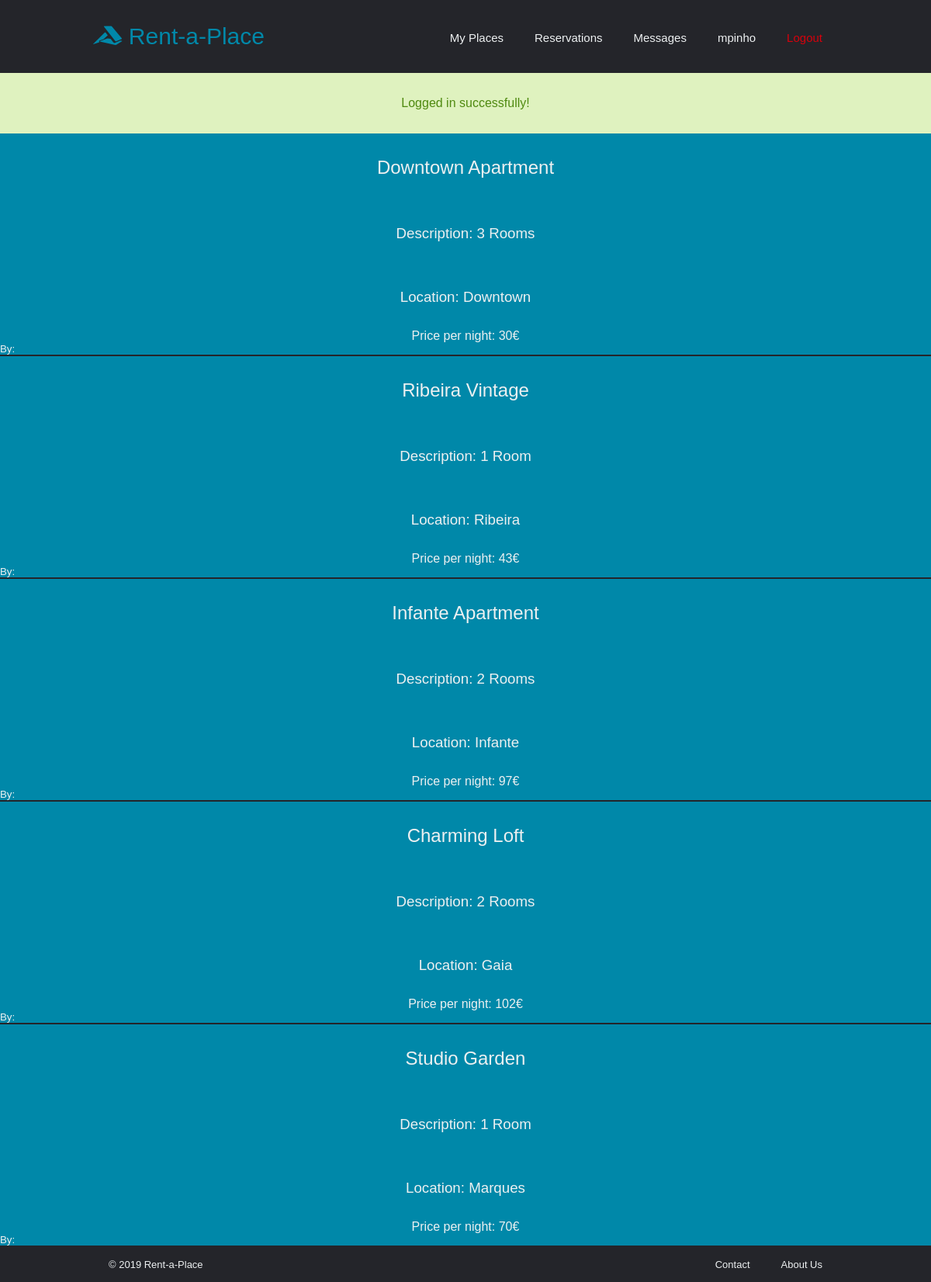
Screenshot of /pages/rental.php (signed in) with the database file from the repository.
### tables this page shows
CREATE TABLE Properties (id INTEGER PRIMARY KEY, ownerID INTEGER NOT NULL REFERENCES Owners (id) ON UPDATE CASCADE, price FLOAT NOT NULL, title VARCHAR NOT NULL, location VARCHAR NOT NULL, description VARCHAR NOT NULL, availabilityEnd DATE, availabilityStart DATE);

### pages/rental.php (called while the page is built, shortened)
<?php
  include_once('../templates/common/tpl_common.php');
  include_once('../templates/common/tpl_rental.php');
  include_once('../database/db_rental.php');
  $rentals = getAllProperties();
  draw_header($_SESSION['username']);
  draw_rentals($rentals);
  draw_footer();

### database/db_rental.php (called while the page is built, shortened)
<?php
   function getAllProperties()
   {
       $db = Database::instance()->db();
       $stmt = $db->prepare('SELECT * FROM Properties');
       $stmt->execute();
       return $stmt->fetchAll();
   }

### templates/common/tpl_rental.php (the view)
<?php function draw_rentals($rentals)
{
    ?>
  <section class="rentals">
  <?php
    foreach ($rentals as $rental) {
        draw_rental($rental);
    } ?>
  </section>
<?php
} ?>
<?php function draw_rental($rental)
    {
        ?>
<a href="property.php?id=<?=$rental['id']?> " class="rental">
<article>
  <header>
    <h2><?=$rental['title']?></h2>
  </header>
  <main>
    <h3>Description: <?=$rental['description']?></h3>
    <h3>Location: <?=$rental['location']?></h3>
    <h4>Price per night: <?=$rental['price']?>€</h4>
  </main>
  <footer>
    <h5>By: <?=$rental['ownerUsername']?></h5>
  </footer>
</article>
</a>
<?php
    } ?>

### templates/common/tpl_common.php (shortened to what this page needs)
<?php function draw_header($username)
{
     ?>
  <!DOCTYPE html>
  <html>
    <head>
    <link rel="stylesheet" type="text/css" href="../css/header.css">
    <link rel="stylesheet" type="text/css" href="../css/style.css">
    <link rel="stylesheet" type="text/css" href="../css/footer.css">
    <link rel="stylesheet" type="text/css" href="../css/auth.css">
    <link rel="stylesheet" type="text/css" href="../css/profile.css">
    <link rel="stylesheet" type="text/css" href="../css/aboutus.css">
    <link rel="stylesheet" type="text/css" href="../css/rental.css">
    <link rel="stylesheet" type="text/css" href="../css/property.css">
    <link rel="stylesheet" type="text/css" href="../css/contact.css">
    <link rel="stylesheet" type="text/css" href="../css/search.css">
</head>
    <body>
      <header class="main_header">
        <nav>
        <?php if ($username != null) { ?>
          <ul id="header_links">
              <li><h1><a href="login.php" ><i class="fab fa-accusoft"></i> Rent-a-Place</a></h1></li>
              <li class="right_links"><a id="logout" href="../actions/action_logout.php">Logout</a></li>
              <li class="right_links"><a href="profile.php"><?=$username?></a></li>
              <li class="right_links"><a href="messages.php">Messages</a></li>
              <li class="right_links"><a href="reservations.php">Reservations</a></li>
              <li class="right_links"><a href="manage.php">My Places</a></li>
            </ul>
        <?php } else { ?>
          <ul id="header_links">
              <li><h1><a href="login.php" ><i class="fab fa-accusoft"></i> Rent-a-Place</a></h1></li>
            </ul>
        <?php  } ?>
        </nav>
      </header>
      <?php if (isset($_SESSION['messages'])) {?>
        <section id="messages">
          <?php foreach ($_SESSION['messages'] as $message) { ?>
            <div class="<?=$message['type']?>"><?=$message['content']?></div>
          <?php } ?>
        </section>
      <?php unset($_SESSION['messages']); } ?>
<?php
} ?>
<?php function draw_footer()
    {
          ?>
    <footer class="main_footer">
        <ul id="footer_links">
            <li>
            &copy; 2019 Rent-a-Place
            </li>
            <li class="footer_right">
                <a href="aboutus.php">About Us</a>
            </li>
            <li class="footer_right">
                <a href="contact.php">Contact</a>
            </li>
        </ul>
    </footer>
  </body>
</html>
<?php
    } ?>

### css/header.css (style rules this page uses)
.main_header { margin: 30px 10%; }
#header_links { list-style: none; }
#header_links li { display: inline-block; }
h1 a { font-size: 30px; text-decoration: none; transition: all 0.3s ease 0s; color: #0088a9; }
.right_links { float: right; padding: 0px 20px; margin-top: 10px; }
.right_links a { transition: all 0.3s ease 0s; font-size: 15px; color: #edf0f1; text-decoration: none; }
.right_links #logout { color: #d8000c; }
body > #messages div { width: 100%; padding: 30px 10%; text-align: center; }
body > #messages .success { color: #4f8a10; background-color: #dff2bf; }

### css/style.css (style rules this page uses)
* { box-sizing: border-box; margin: 0; padding: 0; background-color: #24252a; font-family: "Montserrat", sans-serif; font-weight: 500; }

### css/footer.css (style rules this page uses)
.main_footer { color: #edf0f1; padding: 15px 10%; font-size: 13px; }
#footer_links li { display: inline-block; padding: 0px 20px; }
.footer_right { float: right; }
.footer_right a { text-decoration: none; color: #edf0f1; transition: all 0.3s ease 0s; }

### css/auth.css (style rules this page uses)
h2 { color: #edf0f1; background-color: #0088a9; padding: 30px 10%; text-align: center; }

### css/aboutus.css (style rules this page uses)
h3 { color: #edf0f1; background-color: #0088a9; padding: 30px 10%; }

### css/rental.css (style rules this page uses)
.rental { transition: all 0.3s ease 0s; color: #edf0f1; text-decoration: none; background-color: #0088a9; }
.rental article { border-bottom: 2px solid #24252a; }
.rental h3 { text-align: center; }
.rental h4 { text-align: center; color: #edf0f1; background-color: #0088a9; }
.rental h5 { background-color: #0088a9; color: #edf0f1; }

### rows the page displays
properties: title "Downtown Apartment", description "3 Rooms", location "Downtown", price "30"
properties: title "Ribeira Vintage", description "1 Room", location "Ribeira", price "43"
properties: title "Infante Apartment", description "2 Rooms", location "Infante", price "97"
properties: title "Charming Loft", description "2 Rooms", location "Gaia", price "102"
properties: title "Studio Garden", description "1 Room", location "Marques", price "70"

### other values shown
$username "mpinho"
$message['content'] "Logged in successfully!"
